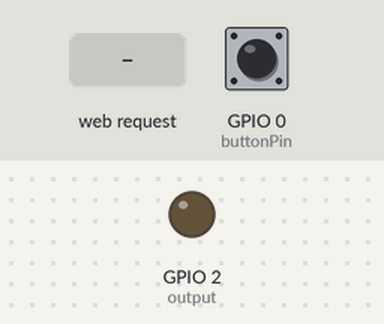
Simulated run of this sketch. Board: ESP32. Shown: output pins drawn as LEDs (lit = HIGH). The inputs (shaded band) are chosen by the test bench; at power-on: GPIO 0 (buttonPin) LOW. WiFi joins after 1.5 s; servers stay silent unless stated; the local clock reads 2024-03-15 10:24:30 at power-on unless the sketch sets it; what the sketch prints to the serial monitor is not drawn.

Above: at 2.7 s.
2.8 s: GPIO 0 (buttonPin) pulled HIGH for 3.2 s
At 4.8 s:
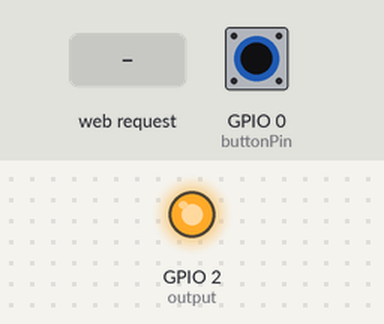
7.5 s: HTTP request GET /update received
Timing chart, 0 to 10.5 s (numbered marks = the images above; inputs shaded):
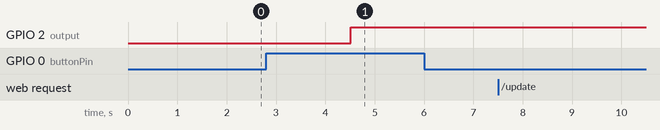

Measured:
- after the input at 2.8 s, GPIO 2 (output): LOW → HIGH after 1.7 s
- after the input at 7.5 s, every drawn part: stays the same

The sketch:

ESP_Controller.ino
```cpp
// Import required libraries
#include <WiFi.h>
#include <AsyncTCP.h>
#include <ESPAsyncWebServer.h>
#include <DNSServer.h>
#include <ESP32Time.h>


// Network Credentials
const char* ssid = "Fer_Hotspot";
const char* password = "Andrew44b";
const char* apssid = "ESP_Controller";

// GPIO Pin Numbers
const int output = 2; //LED Output Pin
const int buttonPin = 0; //Button Pin

// Time Server Setup (TODO make Automatic)
const char* ntpServer = "pool.ntp.org";
const long  gmtOffset_sec = 43200; //GMT offset in seconds
const int   daylightOffset_sec = 0; //Daylight saving offset in seconds


// Variables
const char* PARAM_INPUT_1 = "state";
int ledState = LOW;          // the current state of the output pin
int buttonState;             // the current reading from the input pin
int lastButtonState = LOW;   // the previous reading from the input pin

// the following variables are unsigned longs because the time, measured in
// milliseconds, will quickly become a bigger number than can be stored in an int.
unsigned long lastDebounceTime = 0;  // the last time the output pin was toggled
unsigned long debounceDelay = 50;    // the debounce time; increase if the output flickers


AsyncWebServer server(80);  // Create AsyncWebServer object on port 80
DNSServer dnsServer;  // Create a DNS Server object

ESP32Time rtc; //Create a Internal Clock Object (RTC)

void(* resetFunc) (void) = 0; //declare reset function @ address 0


const char index_html[] PROGMEM = R"rawliteral(
<!DOCTYPE HTML><html>
<head>
  <title>ESP Web Server</title>
  <meta name="viewport" content="width=device-width, initial-scale=1">
  <style>
    html {font-family: Arial; display: inline-block; text-align: center;}
    h2 {font-size: 3.0rem;}
    p {font-size: 3.0rem;}
    body {max-width: 600px; margin:0px auto; padding-bottom: 25px;}
    .switch {position: relative; display: inline-block; width: 120px; height: 68px}
    .switch input {display: none}
    .slider {position: absolute; top: 0; left: 0; right: 0; bottom: 0; background-color: #ccc; border-radius: 34px}
    .slider:before {position: absolute; content: ""; height: 52px; width: 52px; left: 8px; bottom: 8px; background-color: #fff; -webkit-transition: .4s; transition: .4s; border-radius: 68px}
    input:checked+.slider {background-color: #2196F3}
    input:checked+.slider:before {-webkit-transform: translateX(52px); -ms-transform: translateX(52px); transform: translateX(52px)}
  </style>
</head>
<body>
  <h2>ESP Web Server</h2>
  %BUTTONPLACEHOLDER%
<script>function toggleCheckbox(element) {
  var xhr = new XMLHttpRequest();
  if(element.checked){ xhr.open("GET", "/update?state=1", true); }
  else { xhr.open("GET", "/update?state=0", true); }
  xhr.send();
}

setInterval(function ( ) {
  var xhttp = new XMLHttpRequest();
  xhttp.onreadystatechange = function() {
    if (this.readyState == 4 && this.status == 200) {
      var inputChecked;
      var outputStateM;
      if( this.responseText == 1){
        inputChecked = true;
        outputStateM = "On";
      }
      else {
        inputChecked = false;
        outputStateM = "Off";
      }
      document.getElementById("output").checked = inputChecked;
      document.getElementById("outputState").innerHTML = outputStateM;
    }
  };
  xhttp.open("GET", "/state", true);
  xhttp.send();
}, 1000 ) ;
</script>
</body>
</html>
)rawliteral";

// Replaces placeholder with button section in your web page
String processor(const String& var){
  //Serial.println(var);
  if(var == "BUTTONPLACEHOLDER"){
    String buttons ="";
    String outputStateValue = outputState();
    buttons+= "<h4>Output - GPIO 2 - State <span id=\"outputState\"></span></h4><label class=\"switch\"><input type=\"checkbox\" onchange=\"toggleCheckbox(this)\" id=\"output\" " + outputStateValue + "><span class=\"slider\"></span></label>";
    return buttons;
  }
  return String();
}

String outputState(){
  if(digitalRead(output)){
    return "checked";
  }
  else {
    return "";
  }
  return "";
}


void setup(){
  Serial.begin(115200);
  Serial.println("---------------------------------------------------------------------------------");

  rtc.setTime(00, 00, 00, 1, 1, 2022);  //Set Internal Clock to 1st Jan 2022 00:00:00

  pinMode(output, OUTPUT);
  digitalWrite(output, LOW);
  pinMode(buttonPin, INPUT);

  WiFi.mode(WIFI_AP_STA); //Set the Wifi Mode to create an access point (AP) and connect to wifi network (Station Mode)

  //access point part
  Serial.println("");
  Serial.print("Creating\t");
  Serial.println(apssid);
  WiFi.softAP(apssid);  //create acess point

  IPAddress Ip(4, 3, 2, 1); //ip Adress of Server
  IPAddress NMask(255, 255, 255, 0);
  WiFi.softAPConfig(Ip, Ip, NMask); //set ip adress

  Serial.print("Accesspoint IP address:\t");
  Serial.println(WiFi.softAPIP());
  Serial.println("");

  dnsServer.start(53, "*", WiFi.softAPIP()); //start dns server on port 53

  // Route for Captive Portal
  server.onNotFound( [](AsyncWebServerRequest *request){
    request->send_P(200, "text/html", index_html, processor);
  });

  // Route for root / web page
  server.on("/", HTTP_GET, [](AsyncWebServerRequest *request){
    request->send_P(200, "text/html", index_html, processor);
  });

  // Send a GET request to <ESP_IP>/update?state=<inputMessage>
  server.on("/update", HTTP_GET, [] (AsyncWebServerRequest *request) {
    String inputMessage;
    String inputParam;
    // GET input1 value on <ESP_IP>/update?state=<inputMessage>
    if (request->hasParam(PARAM_INPUT_1)) {
      inputMessage = request->getParam(PARAM_INPUT_1)->value();
      inputParam = PARAM_INPUT_1;
      digitalWrite(output, inputMessage.toInt());
      ledState = !ledState;
    }
    else {
      inputMessage = "No message sent";
      inputParam = "none";
    }
    Serial.println(inputMessage);
    request->send(200, "text/plain", "OK");
  });

  // Send a GET request to <ESP_IP>/state
  server.on("/state", HTTP_GET, [] (AsyncWebServerRequest *request) {
    request->send(200, "text/plain", String(digitalRead(output)).c_str());
  });

  // Start server
  server.begin();

  /*--------- Connect to a Wifi Rounter (Station Mode) ---------------*/
  Serial.print("Connecting to \t");
  Serial.print(ssid);
  WiFi.begin(ssid,password);

  int i = 0;
  while((WiFi.status() != WL_CONNECTED) && i < 12){
    delay(500);
    Serial.print(".");
    i++;
  }

  if(WiFi.status() != WL_CONNECTED){
    resetFunc();
  }

  Serial.println("");
  Serial.print("Connected");
  Serial.print(", IP address: \t");
  Serial.println(WiFi.localIP());

	/*--------- Set the Internal Clock (RTC) using a webserver (NTP) ---------------*/
	Serial.println("");
	Serial.println("");

	configTime(gmtOffset_sec, daylightOffset_sec, ntpServer);

	struct tm timeinfo;
	if(getLocalTime(&timeinfo)){
		rtc.setTimeStruct(timeinfo);
		Serial.print("Set Internal Clock (RTC) using a webserver (NTP)");
	}else{
		Serial.println("Failed to get the time from a webserver (NTP)");
	}


}

void loop() {
  Serial.println(rtc.getTime("%A, %B %d %Y %H:%M:%S"));
  delay(1000);
  dnsServer.processNextRequest();
  // read the state of the switch into a local variable:
  int reading = digitalRead(buttonPin);

  // check to see if you just pressed the button
  // (i.e. the input went from LOW to HIGH), and you've waited long enough
  // since the last press to ignore any noise:

  // If the switch changed, due to noise or pressing:
  if (reading != lastButtonState) {
    // reset the debouncing timer
    lastDebounceTime = millis();
  }

  if ((millis() - lastDebounceTime) > debounceDelay) {
    // whatever the reading is at, it's been there for longer than the debounce
    // delay, so take it as the actual current state:

    // if the button state has changed:
    if (reading != buttonState) {
      buttonState = reading;

      // only toggle the LED if the new button state is HIGH
      if (buttonState == HIGH) {
        ledState = !ledState;
      }
    }
  }

  // set the LED:
  digitalWrite(output, ledState);

  // save the reading. Next time through the loop, it'll be the lastButtonState:
  lastButtonState = reading;
}
```
